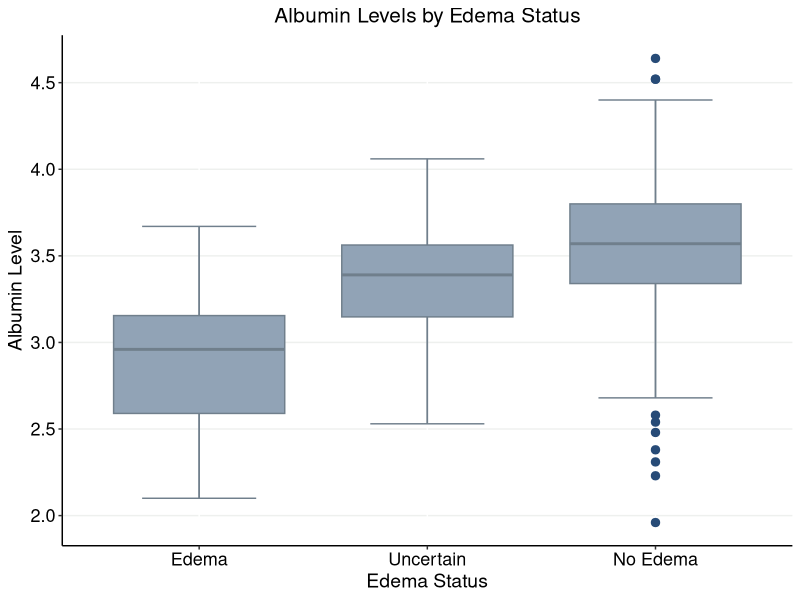

The R source for this figure:
#Source: DOI: 10.1002/ejhf.172
#Date: 2023-12-05
#Code: Wentao Zhao

# Using the built-in dataset 'pbc' in R
library(survival)
library(ggplot2)
data(pbc, package = "survival")

# Convert 'edema' to a factor with custom labels for plotting
pbc$edema_factor <- factor(pbc$edema, levels = c(1, 0.5, 0),
                           labels = c("Edema", "Uncertain", "No Edema"))

# Create a boxplot using ggplot2
ggplot(pbc, aes(x = edema_factor, y = albumin)) +
  stat_boxplot(geom = 'errorbar', width = 0.5,
               colour = rgb(112/255, 127/255, 140/255)) +
  geom_boxplot(fill = rgb(145/255, 163/255, 182/255),
               colour = rgb(112/255, 127/255, 140/255),
               outlier.size = 2.5,
               outlier.color = rgb(39/255, 75/255, 119/255)) +

  # Add labels for x-axis, y-axis, and the plot title
  labs(x = "Edema Status",
       y = "Albumin Level",
       title = "Albumin Levels by Edema Status") +

  # Customize the theme for a cleaner look and bold title and axis labels
  theme(plot.title = element_text(size = 15, hjust = 0.5),
        axis.title = element_text(size = 14, color = "black"),
        axis.text = element_text(size = 13, color = "black"),
        panel.border = element_blank(),
        axis.line = element_line(colour = "black"),
        panel.grid.major.y = element_line(color = rgb(238/255, 240/255, 238/255)),
        panel.grid.minor.x = element_blank(),
        panel.background = element_rect(fill = "white", color = NA)) +
  scale_y_continuous(breaks = pretty(pbc$albumin, n = 8))


